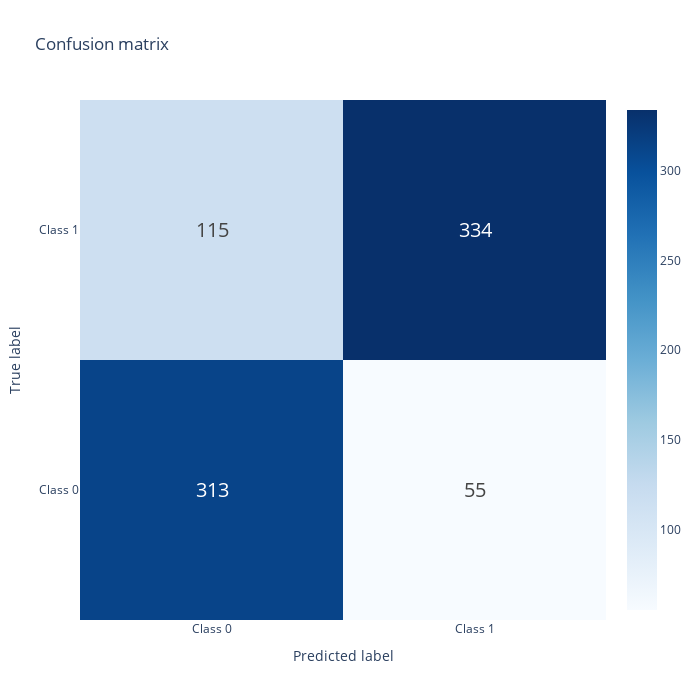

The cell this chart's notebook holds for it:
### Markdown cell above
##### TunedModels Output

### Code cell
Blnd = Blending(X_final, y_final, basemodel_upd, blender_upd, valsize=0.20)
acc_tuned, f1score_tuned, ypred_tuned, yprob_tuned, yfull_tuned = Blnd.runBlendingEnsemble()

print(f"Accuracy Score: {acc_tuned: .1%}, f1score: {f1score_tuned:.1%}")

### Figure 1 — Plotly figure (JSON) as saved in the notebook; plotly's stock layout.template omitted (floating-point values rounded to 4 significant figures)
{"data": [{"colorscale": [[0.0, "rgb(247,251,255)"], [0.125, "rgb(222,235,247)"], [0.25, "rgb(198,219,239)"], [0.375, "rgb(158,202,225)"], [0.5, "rgb(107,174,214)"], [0.625, "rgb(66,146,198)"], [0.75, "rgb(33,113,181)"], [0.875, "rgb(8,81,156)"], [1.0, "rgb(8,48,107)"]], "textfont": {"size": 20}, "texttemplate": "%{z}", "x": ["Class 0", "Class 1"], "y": ["Class 0", "Class 1"], "z": [[313, 55], [115, 334]], "type": "heatmap"}], "layout": {"xaxis": {"title": {"text": "Predicted label"}, "showgrid": false}, "yaxis": {"title": {"text": "True label"}, "showgrid": false}, "title": {"text": "Confusion matrix"}, "width": 700, "height": 700}}
